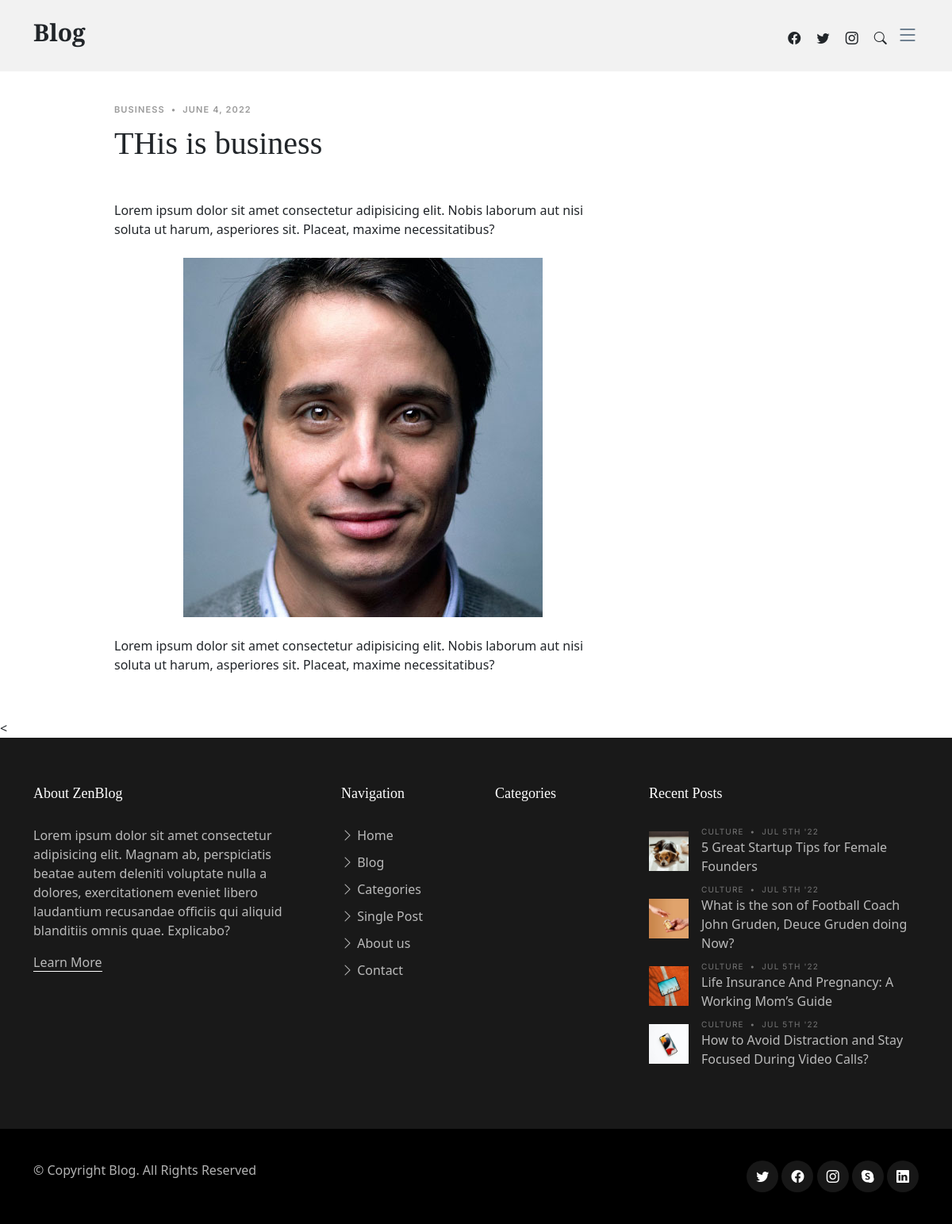
The page /core/singlepost/521d9575-ef85-4cb2-acc6-5a8e2788814a on the database its author committed.
### core/models.py (models this page shows, shortened)
class BaseModel(models.Model):
    uuid = models.UUIDField( editable=False , primary_key=True, default=uuid.uuid4)
    created_at = models.DateField(auto_now_add=True)
    updated_at = models.DateField(auto_now_add=True)
    class Meta:
        abstract = True

class Blog(BaseModel):
    category = models.ForeignKey(Category, on_delete= models.CASCADE)
    datetime = models.DateField(auto_now_add= True)
    title = models.CharField(max_length= 100)
    description = models.TextField()
    image = models.ImageField(upload_to = 'media/',blank = True)
    is_trending = models.BooleanField(default= False)

### core/views.py (the view)
# urls.py: path('singlepost/<id>', views.singlepost, name= 'Blog-SinglePost'),
def singlepost(request,id):
    blog = Blog.objects.get(uuid=id)
    context = {
        'blog': blog
    }
    return render(request, 'core/singlepost.html', context)

### core/templates/core/singlepost.html
{% extends 'base.html' %}
{% block content %}
<main id="main">
    <section class="single-post-content">
      <div class="container">
        <div class="row">
          <div class="col-md-9 post-content" data-aos="fade-up">
            <div class="single-post">
              <div class="post-meta"><span class="date">Business</span> <span class="mx-1">&bullet;</span>
                <span>{{blog.created_at}}</span></div>
              <h1 class="mb-5">{{blog.title}}</h1>
                <p>{{blog.description}}</p>
                <figure class="my-4"><center>
                <img src="{{blog.image.url}}" alt="" class="img-fluid">
                </center></figure>
                <p>{{blog.description}}</p>
          </div>
        </div>
      </div>
    </section>
  </main><
{% endblock content %}

### static/assets/css/variables.css (style rules this page uses)
:root { --font-default: 'EB Garamond', system-ui, -apple-system, "Segoe UI", Roboto, "Helvetica Neue", Arial, "Noto Sans", "Liberation Sans", sans-serif, "Apple Color Emoji", "Segoe UI Emoji", "Segoe UI Symbol", "Noto Color Emoji"; --font-primary: 'EB Garamond', serif; --font-secondary: 'Inter', sans-serif; --color-default: #212529; --color-default-rgb: 33, 37, 41; --color-links: #212529; --color-links-hover: #15171a; --color-primary: #212529; --color-primary-light: #26282c; --color-primary-dark: #0b0c0e; --color-primary-rgb: 33, 37, 41; --color-primary-light-rgb: 38, 40, 44; --color-primary-dark-rgb: 11, 12, 14; --color-secondary: #596d80; --color-secondary-light: #8498aa; --color-secondary-dark: #404f5c; --color-secondary-rgb: 89, 109, 128; --color-secondary-light-rgb: 132, 152, 170; --color-secondary-dark-rgb: 64, 79, 92; --color-blue: #0d6efd; --color-blue-rgb: 13, 110, 253; --color-indigo: #6610f2; --color-indigo-rgb: 102, 16, 242; --color-purple: #6f42c1; --color-purple-rgb: 111, 66, 193; --color-pink: #f3268c; --color-pink-rgb: 243, 38, 140; --color-red: #df1529; --color-red-rgb: 223, 21, 4; --color-orange: #fd7e14; --color-orange-rgb: 253, 126, 20; --color-yellow: #ffc107; --color-yellow-rgb: 255, 193, 7; --color-green: #059652; --color-green-rgb: 5, 150, 82; --color-teal: #20c997; --color-teal-rgb: 32, 201, 151; --color-cyan: #0dcaf0; --color-cyan-rgb: 13, 202, 240; --color-white: #ffffff; --color-white-rgb: 255, 255, 255; --color-gray: #6c757d; --color-gray-rgb: 108, 117, 125; --color-black: #000000; --color-black-rgb: 0, 0, 0; }
:root { --bs-blue: var(--color-blue); --bs-indigo: var(--color-indigo); --bs-purple: var(--color-purple); --bs-pink: var(--color-pink); --bs-red: var(--color-red); --bs-orange: var(--color-orange); --bs-yellow: var(--color-yellow); --bs-green: var(--color-green); --bs-teal: var(--color-teal); --bs-cyan: var(--color-cyan); --bs-white: var(--color-white); --bs-gray: var(--color-gray); --bs-gray-dark: #343a40; --bs-gray-100: #f8f9fa; --bs-gray-200: #e9ecef; --bs-gray-300: #dee2e6; --bs-gray-400: #ced4da; --bs-gray-500: #adb5bd; --bs-gray-600: #6c757d; --bs-gray-700: #495057; --bs-gray-800: #343a40; --bs-gray-900: #212529; --bs-primary: var(--color-blue); --bs-secondary: var(--color-blue); --bs-success: #198754; --bs-info: #0dcaf0; --bs-warning: #ffc107; --bs-danger: #dc3545; --bs-light: #f8f9fa; --bs-dark: #212529; --bs-primary-rgb: var(--color-primary-rgb); --bs-secondary-rgb: var(--color-secondary-rgb); --bs-success-rgb: 25, 135, 84; --bs-info-rgb: 13, 202, 240; --bs-warning-rgb: 255, 193, 7; --bs-danger-rgb: 220, 53, 69; --bs-light-rgb: 248, 249, 250; --bs-dark-rgb: 33, 37, 41; --bs-white-rgb: var(--color-white-rgb); --bs-black-rgb: var(--color-black-rgb); --bs-body-color-rgb: var(--color-default-rgb); --bs-body-bg-rgb: 255, 255, 255; --bs-font-sans-serif: var(--font-default); --bs-font-monospace: SFMono-Regular, Menlo, Monaco, Consolas, "Liberation Mono", "Courier New", monospace; --bs-gradient: linear-gradient(180deg, rgba(255, 255, 255, 0.15), rgba(255, 255, 255, 0)); --bs-body-font-family: var(--font-default); --bs-body-font-size: 1rem; --bs-body-font-weight: 400; --bs-body-line-height: 1.5; --bs-body-color: var(--color-default); --bs-body-bg: #fff; }

### static/assets/css/main.css (style rules this page uses)
:root { scroll-behavior: smooth; }
body { color: rgba(var(--color-primary-rgb), 1); }
h1, h2, h3, h4, h5, h6 { font-family: var(--font-primary); }
#main { margin-top: 90px; }
section { padding: 40px 0; overflow: hidden; }
section { scroll-margin-top: 70px; }
.post-meta { font-size: 11px; letter-spacing: 0.07rem; text-transform: uppercase; font-weight: 600; font-family: var(--font-secondary); color: rgba(var(--color-black-rgb), 0.4); margin-bottom: 10px; }
.post-content { padding-left: 10%; padding-right: 10%; }
.post-content figure { position: relative; left: 52%; min-width: 990px; transform: translateX(-50%); }
@media (max-width: 1255px) { .post-content figure { min-width: auto; left: auto !important; transform: none; } }

### rows shown on the page
Blog: created_at "JUNE 4, 2022", title "THis is business", description "Lorem ipsum dolor sit amet consectetur adipisicing elit. Nobis laborum aut nisi soluta ut harum, asperiores sit. Placeat, maxime necessitatibus?", image (picture)
